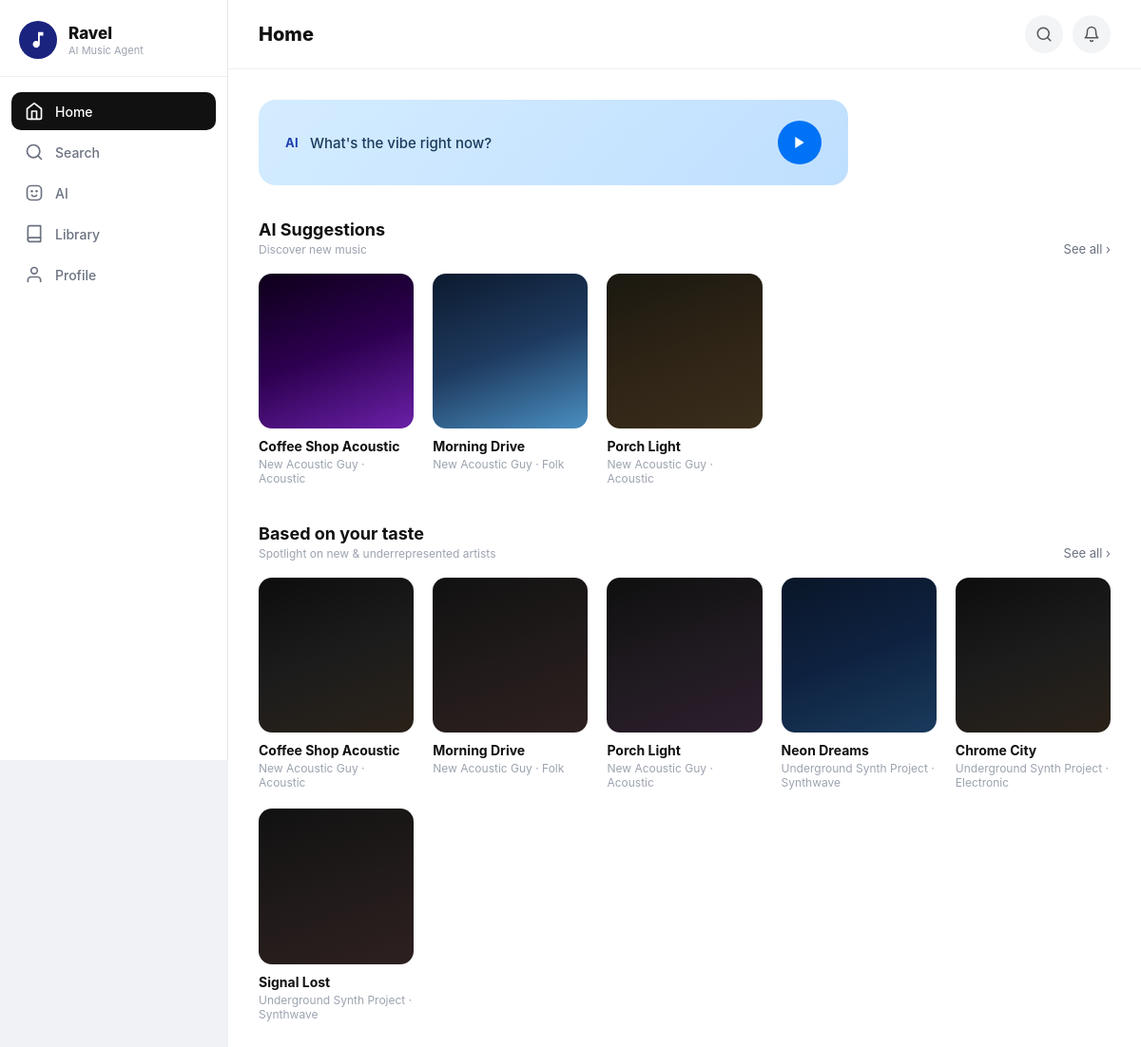
/dashboard (signed in), run on the app's committed database.
### tables this page shows
CREATE TABLE Track (
        TrackID INTEGER PRIMARY KEY AUTOINCREMENT,
        ArtistID INTEGER,
        Title TEXT NOT NULL,
        Genre TEXT,
        PlayCount INTEGER,
        FOREIGN KEY (ArtistID) REFERENCES Artist(ArtistID)
    );

CREATE TABLE Artist (
        ArtistID INTEGER PRIMARY KEY AUTOINCREMENT,
        Name TEXT NOT NULL,
        StreamCount INTEGER,
        IsUnderrepresented BOOLEAN
    );

### app.py (the view, shortened to what this page needs)
@app.route('/dashboard')
def dashboard():
    if 'user_id' not in session:
        return redirect(url_for('login'))
    user_id = session['user_id']
    conn = get_db_connection()
    playlists_data = conn.execute('SELECT * FROM Playlist WHERE UserID = ? ORDER BY DateCreated DESC',
                                  (user_id,)).fetchall()
    saved_playlists = []
    player_saved_playlists = []
    top_genres_rows = conn.execute('''
        SELECT Genre, COUNT(*) as cnt FROM ListenHistory
        WHERE UserID = ? AND Genre != ''
        GROUP BY Genre ORDER BY cnt DESC LIMIT 3
    ''', (user_id,)).fetchall()
    top_genre_names = [g['Genre'] for g in top_genres_rows]
    recommendations = []
    if not recommendations:
        recommendations = conn.execute('''
            SELECT Track.TrackID, Track.Title, Artist.Name as ArtistName, Track.Genre
            FROM Track JOIN Artist ON Track.ArtistID = Artist.ArtistID
            WHERE Artist.IsUnderrepresented = 1
            ORDER BY Artist.StreamCount ASC LIMIT 6
        ''').fetchall()
    notifications = build_user_notifications(conn, user_id)
    conn.close()
    recs = [{'id': r['TrackID'], 'title': r['Title'], 'artist': r['ArtistName'], 'genre': r['Genre']}
            for r in recommendations]
    return render_template('dashboard.html',
        playlists=saved_playlists,
        player_playlists=player_saved_playlists,
        recommendations=recs,
        top_genres=top_genre_names,
        notifications=notifications
    )

### app.py (called while the page is built)
def get_db_connection():
    conn = sqlite3.connect('ravel_database.db')
    conn.row_factory = sqlite3.Row
    return conn

def build_user_notifications(conn, user_id):
    rows = conn.execute('''
        SELECT NotificationID, Message, IsRead, CreatedAt
        FROM Notification
        WHERE UserID = ?
        ORDER BY CreatedAt DESC, NotificationID DESC
        LIMIT 5
    ''', (user_id,)).fetchall()
    return [
        {
            'id': row['NotificationID'],
            'text': row['Message'],
            'time': _fmt_relative_time(row['CreatedAt']),
            'read': bool(row['IsRead'])
        }
        for row in rows
    ]

### templates/dashboard.html (shortened to what this page needs)
<!DOCTYPE html>
<html lang="en">
<head>
</head>
<body>
<div class="sidebar">
    <div class="sidebar-logo">
        <div class="logo-circle">
            <svg width="22" height="22" viewBox="0 0 24 24" fill="white">
                <path d="M12 3v10.55c-.59-.34-1.27-.55-2-.55-2.21 0-4 1.79-4 4s1.79 4 4 4 4-1.79 4-4V7h4V3h-6z"/>
            </svg>
        </div>
        <div class="sidebar-brand"><h2>Ravel</h2><p>AI Music Agent</p></div>
    </div>
    <nav class="sidebar-nav">
        <a href="/dashboard" class="nav-link active">
            <svg viewBox="0 0 24 24" fill="none" stroke="currentColor" stroke-width="2" stroke-linecap="round" stroke-linejoin="round"><path d="M3 9l9-7 9 7v11a2 2 0 0 1-2 2H5a2 2 0 0 1-2-2z"/><polyline points="9 22 9 12 15 12 15 22"/></svg>
            Home
        </a>
        <a href="/search" class="nav-link">
            <svg viewBox="0 0 24 24" fill="none" stroke="currentColor" stroke-width="2" stroke-linecap="round" stroke-linejoin="round"><circle cx="11" cy="11" r="8"/><line x1="21" y1="21" x2="16.65" y2="16.65"/></svg>
            Search
        </a>
        <a href="/ai" class="nav-link">
            AI
        </a>
        <a href="/library" class="nav-link">
            <svg viewBox="0 0 24 24" fill="none" stroke="currentColor" stroke-width="2" stroke-linecap="round" stroke-linejoin="round"><path d="M4 19.5A2.5 2.5 0 0 1 6.5 17H20"/><path d="M6.5 2H20v20H6.5A2.5 2.5 0 0 1 4 19.5v-15A2.5 2.5 0 0 1 6.5 2z"/></svg>
            Library
        </a>
        <a href="/profile" class="nav-link">
            <svg viewBox="0 0 24 24" fill="none" stroke="currentColor" stroke-width="2" stroke-linecap="round" stroke-linejoin="round"><path d="M20 21v-2a4 4 0 0 0-4-4H8a4 4 0 0 0-4 4v2"/><circle cx="12" cy="7" r="4"/></svg>
            Profile
        </a>
    </nav>
</div>
<div class="main-content">
    <div class="top-bar">
        <span class="top-bar-title">Home</span>
        <div class="top-bar-right">
            <button class="icon-btn" onclick="window.location.href='/search'" aria-label="Search">
                <svg width="18" height="18" viewBox="0 0 24 24" fill="none" stroke="#555" stroke-width="2" stroke-linecap="round" stroke-linejoin="round"><circle cx="11" cy="11" r="8"/><line x1="21" y1="21" x2="16.65" y2="16.65"/></svg>
            </button>
            <div class="notif-wrapper">
                <button class="icon-btn" id="notif-btn" onclick="toggleNotif()" aria-label="Notifications">
                    <svg width="18" height="18" viewBox="0 0 24 24" fill="none" stroke="#555" stroke-width="2" stroke-linecap="round" stroke-linejoin="round"><path d="M18 8A6 6 0 0 0 6 8c0 7-3 9-3 9h18s-3-2-3-9"/><path d="M13.73 21a2 2 0 0 1-3.46 0"/></svg>
                </button>
            </div>
        </div>
    </div>
    <div class="content-area">
        <div class="ai-vibe-bubble" role="button" tabindex="0" onclick="goToAIPage()" onkeydown="if(event.key==='Enter' || event.key===' '){event.preventDefault();goToAIPage();}">
            <div class="ai-vibe-inner">
                <span class="ai-label">AI</span>
                <p class="vibe-question">What's the vibe right now?</p>
            </div>
            <button class="vibe-play-btn" type="button" onclick="event.stopPropagation();goToAIPage()" aria-label="Open AI tab">
                <svg width="16" height="16" viewBox="0 0 24 24" fill="white"><polygon points="5 3 19 12 5 21 5 3"/></svg>
            </button>
        </div>
        <div class="section">
            <div class="section-header">
                <div>
                    <div class="section-title">AI Suggestions</div>
                    <div class="section-subtitle">{% if top_genres %}Based on your top genres: {{ top_genres | join(', ') }}{% else %}Discover new music{% endif %}</div>
                </div>
                <a href="/library" class="see-all">See all &rsaquo;</a>
            </div>
            <div class="playlist-grid" id="ai-suggestions">
                {% if recommendations %}
                    {% for rec in recommendations[:3] %}
                    <div class="playlist-card" onclick="playRecommendation({{ loop.index0 }}, 'suggestions')">
                        <div class="playlist-card-image" style="background:linear-gradient(160deg,
                            {% if loop.index == 1 %}#0d0019 0%,#2d0050 50%,#6b21a8 100%
                            {% elif loop.index == 2 %}#0c1a2e 0%,#1e3a5f 50%,#4a8fc1 100%
                            {% else %}#1a1810 0%,#2e2416 50%,#3a2e1c 100%{% endif %});"></div>
                        <div class="playlist-card-title">{{ rec.title }}</div>
                        <div class="playlist-card-artist">{{ rec.artist }} &middot; {{ rec.genre }}</div>
                    </div>
                    {% endfor %}
                {% endif %}
            </div>
        </div>
        <div class="section">
            <div class="section-header">
                <div>
                    <div class="section-title">Based on your taste</div>
                    <div class="section-subtitle">Spotlight on new &amp; underrepresented artists</div>
                </div>
                <a href="/library" class="see-all">See all &rsaquo;</a>
            </div>
            <div class="playlist-grid" id="based-on-taste">
                {% if recommendations %}
                    {% for rec in recommendations %}
                    <div class="playlist-card" onclick="playRecommendation({{ loop.index0 }}, 'taste')">
                        <div class="playlist-card-image" style="background:linear-gradient(160deg,
                            {% if loop.index % 4 == 1 %}#0d0d0d 0%,#1c1c1c 50%,#2a2219 100%
                            {% elif loop.index % 4 == 2 %}#111111 0%,#201a1a 50%,#2e2020 100%
                            {% elif loop.index % 4 == 3 %}#0f0f0f 0%,#1f1a20 50%,#2c1e2e 100%
                            {% else %}#0a1628 0%,#0e2240 50%,#1a3a5c 100%{% endif %});"></div>
                        <div class="playlist-card-title">{{ rec.title }}</div>
                        <div class="playlist-card-artist">{{ rec.artist }} &middot; {{ rec.genre }}</div>
                    </div>
                    {% endfor %}
                {% else %}
                    <p style="color:#9ca3af;font-size:13px;">Listen to some tracks and the AI will personalise this section for you!</p>
                {% endif %}
            </div>
        </div>
    </div>
</div>
</body>
</html>

### templates/dashboard.html (style rules this page uses)
* { margin: 0; padding: 0; box-sizing: border-box; }
body { font-family: -apple-system, BlinkMacSystemFont, 'Segoe UI', Roboto, sans-serif; background: #f0f2f5; min-height: 100vh; display: flex; }
.sidebar { width: 240px; min-width: 240px; height: 100vh; position: fixed; top: 0; left: 0; background: white; border-right: 1px solid #e5e7eb; display: flex; flex-direction: column; z-index: 50; }
.sidebar-logo { display: flex; align-items: center; gap: 12px; padding: 22px 20px 18px; border-bottom: 1px solid #f0f0f0; flex-shrink: 0; }
.logo-circle { width: 40px; height: 40px; background: #1a237e; border-radius: 50%; display: flex; align-items: center; justify-content: center; flex-shrink: 0; }
.sidebar-brand h2 { font-size: 17px; font-weight: 800; color: #111; }
.sidebar-brand p { font-size: 11px; color: #9ca3af; margin-top: 1px; }
.sidebar-nav { flex: 1; padding: 16px 12px; display: flex; flex-direction: column; gap: 3px; }
.nav-link { display: flex; align-items: center; gap: 12px; padding: 10px 14px; border-radius: 10px; border: none; background: none; cursor: pointer; font-size: 14px; font-weight: 500; color: #6b7280; text-decoration: none; transition: background 0.15s, color 0.15s; width: 100%; }
.nav-link.active { background: #111; color: white; }
.nav-link svg { width: 20px; height: 20px; flex-shrink: 0; }
.main-content { margin-left: 240px; flex: 1; min-height: 100vh; display: flex; flex-direction: column; background: white; }
.top-bar { background: white; border-bottom: 1px solid #f0f0f0; padding: 16px 32px; display: flex; align-items: center; justify-content: space-between; position: sticky; top: 0; z-index: 40; }
.top-bar-title { font-size: 20px; font-weight: 800; color: #111; }
.top-bar-right { display: flex; gap: 10px; align-items: center; }
.icon-btn { background: #f3f4f6; border: none; border-radius: 50%; width: 40px; height: 40px; display: flex; align-items: center; justify-content: center; cursor: pointer; transition: background 0.15s; position: relative; }
.content-area { padding: 32px; flex: 1; }
.notif-wrapper { position: relative; }
.ai-vibe-bubble { background: linear-gradient(135deg, #d4ecff 0%, #bfdfff 100%); border-radius: 18px; padding: 22px 28px; margin-bottom: 36px; display: flex; align-items: center; justify-content: space-between; max-width: 620px; cursor: pointer; transition: transform 0.15s, box-shadow 0.15s; }
.ai-vibe-inner { display: flex; align-items: center; gap: 12px; flex: 1; }
.ai-label { font-size: 13px; font-weight: 700; color: #1e40af; letter-spacing: 0.3px; }
.vibe-question { font-size: 15px; font-weight: 500; color: #1a3a5c; }
.vibe-play-btn { width: 46px; height: 46px; background: #0072f5; border: none; border-radius: 50%; display: flex; align-items: center; justify-content: center; cursor: pointer; flex-shrink: 0; transition: background 0.2s; }
.section { margin-bottom: 40px; }
.section-header { display: flex; justify-content: space-between; align-items: flex-end; margin-bottom: 18px; }
.section-title { font-size: 18px; font-weight: 700; color: #111; }
.section-subtitle { font-size: 12px; color: #9ca3af; margin-top: 3px; }
.see-all { font-size: 13px; color: #6b7280; text-decoration: none; transition: color 0.2s; }
.playlist-grid { display: grid; grid-template-columns: repeat(auto-fill, minmax(155px, 1fr)); gap: 20px; }
.playlist-card { cursor: pointer; transition: transform 0.2s; }
.playlist-card-image { width: 100%; aspect-ratio: 1/1; border-radius: 14px; overflow: hidden; margin-bottom: 10px; }
.playlist-card-title { font-weight: 700; font-size: 14px; color: #111; }
.playlist-card-artist { font-size: 12px; color: #9ca3af; margin-top: 3px; }

### data on the page
Track: title "Coffee Shop Acoustic", artist "New Acoustic Guy", genre "Acoustic"
Track: title "Morning Drive", artist "New Acoustic Guy", genre "Folk"
Track: title "Porch Light", artist "New Acoustic Guy", genre "Acoustic"
Track: title "Neon Dreams", artist "Underground Synth Project", genre "Synthwave"
Track: title "Chrome City", artist "Underground Synth Project", genre "Electronic"
Track: title "Signal Lost", artist "Underground Synth Project", genre "Synthwave"
